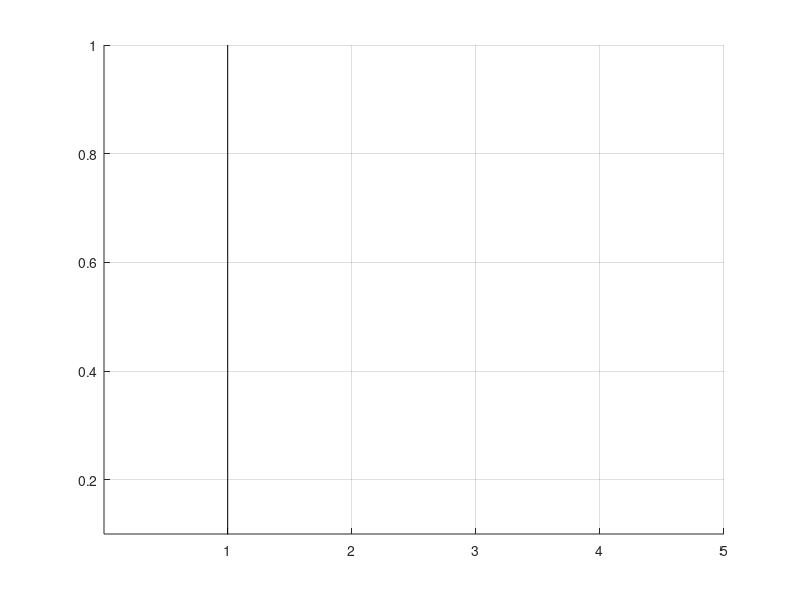

This chart was generated by the following MATLAB code: (Note: this script raises an error after producing the figure.)
 %%%%%%%%%%%%%%%%%Which feature normalization
    resultfolder = '/esat/kochab/mmathias/caltech_pedestrian/evaluation/code3.0.0/data-ETH/res/';
    basefolder ='/users/visics/mmathias/devel/doppia/src/applications/objects_detection/warp/ETH';
    lgd = []; handels = []; aps = []
    
    h = figure(225); hold on; grid;
    lims=[3e-3 1e0+4 .1 1];
    axis( lims ); lgdLoc='sw'; plot([1 1],[eps 1],'-k','HandleVisibility','off');
     text(0.3,0.85,'ETH', 'Color', colors{16}, 'FontSize',20, 'FontWeight', 'bold');
    set(gca,'XScale','log','YScale','log','YTick',[0 .05 .1:.1:1]);
    set(gca,'XMinorGrid','off','XMinorTic','off');
    set(gca,'YMinorGrid','off','YMinorTic','off');
    fnt={ 'FontSize',12 };
    xlabel('false positives per image',fnt{:});
    ylabel('miss rate',fnt{:});

    str='';
    if(~isempty(str)), title(['ROC for ' str],fnt{:}); end
    %colors = varycolor(numel(names));
    %set(gcf, 'DefaultAxesColorOrder', colors);

    names = { 'greyWorld' ,'ColorNormalization' , 'normalizedFeatures', 'HOG-multiscale-crisp'};
    
    plotNames = {'GreyWorld', 'GlobalNormalization', 'LocalNormalization', 'NoNormalization'};
    plot_colors = {colors{1}, colors{2}, colors{4},colors{3}, colors{4},colors{1},colors{8},colors{8}}

    for i=1:numel(names)
        [aps{end+1}, lgd{end+1}, handels(i)] =  addCurve(h, plot_colors{i}, names(i), plotNames(i), basefolder, resultfolder);
    end
    
    HOGmat = load('/users/visics/mmathias/devel/doppia/src/applications/objects_detection/warp/ETH/HOG.mat');
    handels(end+1) = plot(HOGmat.xy(:,1),HOGmat.xy(:,2), 'Color', 'k', 'linewidth', 3);
    ap = getCurveQuality(HOGmat.xy(:,1)',HOGmat.xy(:,2)')*100;
    lgd{end+1} = sprintf('HOG (%.2f %%)', ap);
    aps{end+1} = sprintf('%.2f',ap);
%     MLSmat = load('/users/visics/mmathias/devel/doppia/src/applications/objects_detection/warp/INRIA/MLS.mat');
%     handels(end+1) = plot(MLSmat.xy(:,1),MLSmat.xy(:,2), 'Color', colors{5}, 'linewidth', 3);
%     ap = getCurveQuality(MLSmat.xy(:,1)',MLSmat.xy(:,2)')*100;
%     lgd{end+1} = sprintf('MLS (%.2f %%)', ap);
%     aps{end+1} = sprintf('%.2f',ap);
    
    
    
    [dummy, order] = sort(aps);
    order = order(end:-1:1)
    
    h_legend = legend(handels(order), lgd(order), 'Location','SouthWest');
    set(h_legend,'FontSize',15);
    set(h_legend,'Interpreter','none');
    set(h, 'renderer', 'painters');
    